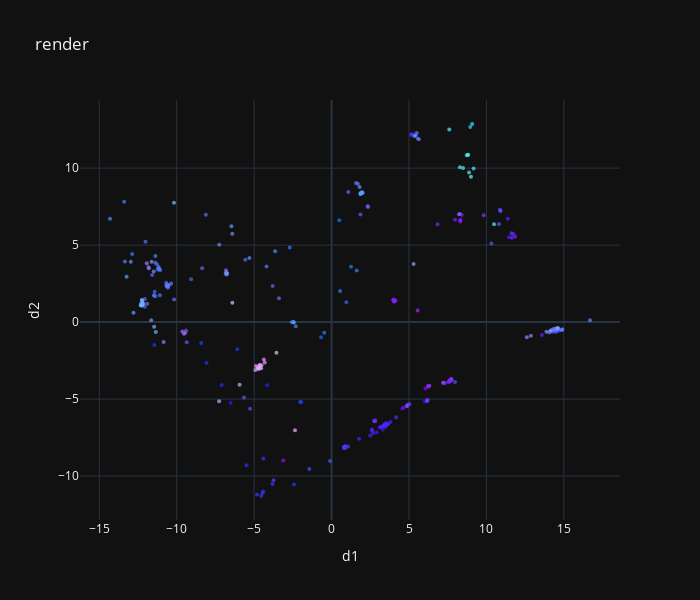

The code cell stored with this chart in its notebook:
### Code cell
from sklearn.decomposition import PCA

from render import plot_3d_rgb, plot_2d_rgb

pca = PCA(n_components=3)
X_small = pca.fit_transform(X)
y_n = y.to_numpy()[:,np.newaxis]

X_small=np.concatenate([X_small,y_n],axis=1)
print(sum(pca.explained_variance_ratio_))
np.random.shuffle(X_small)
plot_2d_rgb(X_small[:10000],"render",["d1","d2","d3"])

### Figure 1 — Plotly figure (JSON) as saved in the notebook; plotly's stock layout.template omitted (floating-point values rounded to 4 significant figures; data arrays with more than 128 entries replaced by an {"elided": "..."} marker saying what was removed)
{"data": [{"marker": {"color": {"elided": "312 str values"}, "opacity": 0.7, "size": 4}, "mode": "markers", "type": "scatter", "x": {"elided": "312 float values"}, "y": {"elided": "312 float values"}}], "layout": {"height": 600, "title": {"text": "render"}, "width": 700, "xaxis": {"title": {"text": "d1"}}, "yaxis": {"title": {"text": "d2"}}}}
